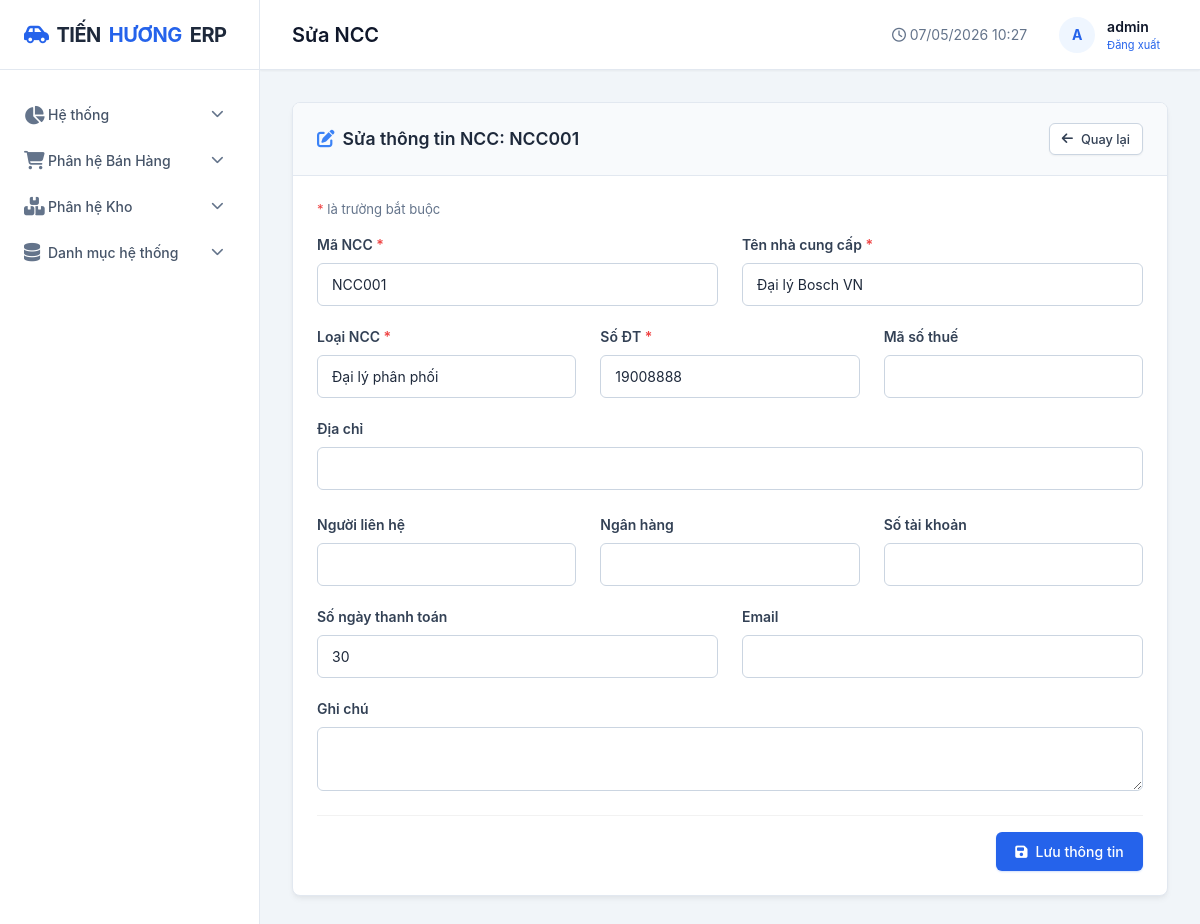
Page /danh-muc/nha-cung-cap/1/sua/ (signed in) on the committed database.
### apps/danh_muc/models.py (models this page shows, shortened)
class NhaCungCap(models.Model):
    LOAI_NCC = [
        ("nha_sx", "Nhà sản xuất"),
        ("dai_ly", "Đại lý phân phối"),
        ("nhap_khau", "Nhập khẩu"),
    ]
    ma_ncc = models.CharField(max_length=20, unique=True, verbose_name="Mã nhà cung cấp")
    ten_ncc = models.CharField(max_length=200, verbose_name="Tên nhà cung cấp")
    loai_ncc = models.CharField(max_length=20, choices=LOAI_NCC, default="dai_ly", verbose_name="Loại nhà cung cấp")
    ma_so_thue = models.CharField(max_length=20, blank=True, verbose_name="Mã số thuế")
    dia_chi = models.CharField(max_length=300, blank=True, verbose_name="Địa chỉ")
    so_dien_thoai = models.CharField(max_length=15, blank=True, verbose_name="Số điện thoại")
    email = models.EmailField(blank=True, verbose_name="Email")
    nguoi_lien_he = models.CharField(max_length=100, blank=True, verbose_name="Người liên hệ")
    so_tk_ngan_hang = models.CharField(max_length=50, blank=True, verbose_name="Số tài khoản ngân hàng")
    ngan_hang = models.CharField(max_length=100, blank=True, verbose_name="Ngân hàng")
    so_ngay_thanh_toan = models.IntegerField(default=30, verbose_name="Số ngày thanh toán")
    trang_thai = models.BooleanField(default=True, verbose_name="Trạng thái")
    ghi_chu = models.TextField(blank=True, verbose_name="Ghi chú")
    ngay_tao = models.DateTimeField(auto_now_add=True)
    class Meta:
        db_table = "danh_muc_nhacungcap"
        verbose_name = "Nhà cung cấp"
        verbose_name_plural = "Danh sách nhà cung cấp"
        ordering = ["ma_ncc"]

### apps/danh_muc/views.py (the view, shortened to what this page needs)
# urls.py: path('nha-cung-cap/<int:pk>/sua/', views.ncc_form, name='ncc_sua'),
@login_required
def ncc_form(request, pk=None):
    obj = get_object_or_404(NhaCungCap, pk=pk) if pk else None
    return render(request, 'danh_muc/ncc_form.html', {
        'obj': obj,
        'page_title': 'Thêm NCC' if not pk else 'Sửa NCC',
        'active_menu': 'nha_cung_cap',
    })

### templates/danh_muc/ncc_form.html (shortened to what this page needs)
{% extends 'base.html' %}
{% block content %}
<div class="card erp-form-shell">
    <div class="card-header">
        <div class="card-title">
            <i class="fas fa-edit text-info"></i>
            {% if obj and obj.pk %}Sửa thông tin NCC: {{ obj.ma_ncc }}{% else %}Thêm nhà cung cấp mới{% endif %}
        </div>
        <a href="{% url 'ncc_list' %}" class="btn btn-secondary btn-sm"><i class="fas fa-arrow-left"></i> Quay lại</a>
    </div>
    <form method="post" class="card-body">
        <div class="erp-required-note"><span class="text-danger">*</span> là trường bắt buộc</div>
        <div class="form-row">
            <div class="col col-4 form-group">
                <label class="form-label">Mã NCC <span class="text-danger">*</span></label>
                <input type="text" name="ma_ncc" class="form-control" value="{{ obj.ma_ncc }}" required autofocus>
            </div>
            <div class="col col-8 form-group">
                <label class="form-label">Tên nhà cung cấp <span class="text-danger">*</span></label>
                <input type="text" name="ten_ncc" class="form-control" value="{{ obj.ten_ncc }}" required>
            </div>
        </div>
        <div class="form-row">
            <div class="col col-4 form-group">
                <label class="form-label">Loại NCC <span class="text-danger">*</span></label>
                <select name="loai_ncc" class="form-control" required>
                    <option value="dai_ly" {% if obj.loai_ncc == 'dai_ly' %}selected{% endif %}>Đại lý phân phối</option>
                </select>
            </div>
            <div class="col col-4 form-group">
                <label class="form-label">Số ĐT <span class="text-danger">*</span></label>
                <input type="text" name="so_dien_thoai" class="form-control" value="{{ obj.so_dien_thoai }}" required>
            </div>
            <div class="col col-4 form-group">
                <label class="form-label">Mã số thuế</label>
                <input type="text" name="ma_so_thue" class="form-control" value="{{ obj.ma_so_thue }}">
            </div>
        </div>
        <div class="form-group">
            <label class="form-label">Địa chỉ</label>
            <input type="text" name="dia_chi" class="form-control" value="{{ obj.dia_chi }}">
        </div>
        <div class="form-row mt-4">
            <div class="col col-4 form-group">
                <label class="form-label">Người liên hệ</label>
                <input type="text" name="nguoi_lien_he" class="form-control" value="{{ obj.nguoi_lien_he }}">
            </div>
            <div class="col col-4 form-group">
                <label class="form-label">Ngân hàng</label>
                <input type="text" name="ngan_hang" class="form-control" value="{{ obj.ngan_hang }}">
            </div>
            <div class="col col-4 form-group">
                <label class="form-label">Số tài khoản</label>
                <input type="text" name="so_tk_ngan_hang" class="form-control" value="{{ obj.so_tk_ngan_hang }}">
            </div>
        </div>
        <div class="form-row">
            <div class="col col-4 form-group">
                <label class="form-label">Số ngày thanh toán</label>
                <input type="number" name="so_ngay_thanh_toan" class="form-control" value="{{ obj.so_ngay_thanh_toan|default:'30' }}" min="0">
            </div>
            <div class="col col-4 form-group">
                <label class="form-label">Email</label>
                <input type="email" name="email" class="form-control" value="{{ obj.email }}">
            </div>
        </div>
        <div class="form-group">
            <label class="form-label">Ghi chú</label>
            <textarea name="ghi_chu" class="form-control" rows="2">{{ obj.ghi_chu }}</textarea>
        </div>
        <div class="mt-4 pt-3 text-right" style="border-top: 1px solid rgba(0,0,0,0.05);">
            <button type="submit" class="btn btn-primary"><i class="fas fa-save"></i> Lưu thông tin</button>
        </div>
    </form>
</div>
{% endblock %}

### templates/base.html (shortened to what this page needs)
<!DOCTYPE html>
<html lang="vi">
<head>
    <link rel="stylesheet" href="https://cdnjs.cloudflare.com/ajax/libs/font-awesome/6.4.0/css/all.min.css">
    <link href="https://cdn.jsdelivr.net/npm/bootstrap@5.3.0/dist/css/bootstrap.min.css" rel="stylesheet">
    <link rel="stylesheet" href="/static/css/style.css?v=6">
</head>
<body>
    <div class="app-container">
        <aside class="sidebar">
            <div class="sidebar-header">
                <a href="{% url 'dashboard' %}" class="logo">
                    <i class="fas fa-car-side" style="color: var(--accent-color);"></i>
                    TIẾN <span>HƯƠNG</span> ERP
                </a>
            </div>
            <nav class="sidebar-nav">
                <div class="nav-item {% if active_menu == 'dashboard' or active_menu == 'so_cai' or active_menu == 'so_nhat_ky_chung' or active_menu == 'ky_ke_toan' %}open{% endif %}">
                    <a href="#" class="nav-link dropdown-toggle" onclick="toggleSubmenu(event, this)">
                        <i class="fas fa-chart-pie"></i> Hệ thống
                        <i class="fas fa-chevron-down ms-auto"></i>
                    </a>
                </div>
                <div class="nav-item ">
                    <a href="#" class="nav-link dropdown-toggle" onclick="toggleSubmenu(event, this)">
                        <i class="fas fa-shopping-cart"></i> Phân hệ Bán Hàng
                        <i class="fas fa-chevron-down ms-auto"></i>
                    </a>
                </div>
                <div class="nav-item ">
                    <a href="#" class="nav-link dropdown-toggle" onclick="toggleSubmenu(event, this)">
                        <i class="fas fa-boxes"></i> Phân hệ Kho
                        <i class="fas fa-chevron-down ms-auto"></i>
                    </a>
                </div>
                <div class="nav-item ">
                    <a href="#" class="nav-link dropdown-toggle" onclick="toggleSubmenu(event, this)">
                        <i class="fas fa-database"></i> Danh mục hệ thống
                        <i class="fas fa-chevron-down ms-auto"></i>
                    </a>
                </div>
            </nav>
        </aside>
        <main class="main-wrapper">
            <header class="header">
                <div class="header-title">{{ page_title }}</div>
                <div class="header-right">
                    <span class="text-muted"><i class="far fa-clock"></i> {% now "d/m/Y H:i" %}</span>
                    <div class="user-menu">
                        <div class="avatar">
                            {{ user.username|make_list|first|upper|default:"A" }}
                        </div>
                        <div>
                            <div class="fw-semibold">{{ user.username }}</div>
                            <div style="font-size: 11px; color: var(--text-muted);">
                                <form action="{% url 'logout' %}" method="post" style="display:inline;">
                                    <button type="submit" style="background:none; border:none; color:var(--accent-color); cursor:pointer;">Đăng xuất</button>
                                </form>
                            </div>
                        </div>
                    </div>
                </div>
            </header>
            <div class="content">
                {% block content %}{% endblock %}
            </div>
        </main>
    </div>
</body>
</html>

### templates/base.html (style rules this page uses)
.sidebar .nav-link.dropdown-toggle::after { display: none !important; }

### rows in the picture
NhaCungCap: ma_ncc "NCC001", ten_ncc "Đại lý Bosch VN", loai_ncc "Đại lý phân phối", so_dien_thoai "19008888", so_ngay_thanh_toan "30"

### other values in the picture
{{ page_title }} "Sửa NCC"
{{ user.username|make_list|first|upper|default:"A" }} "A"
{{ user.username }} "admin"
